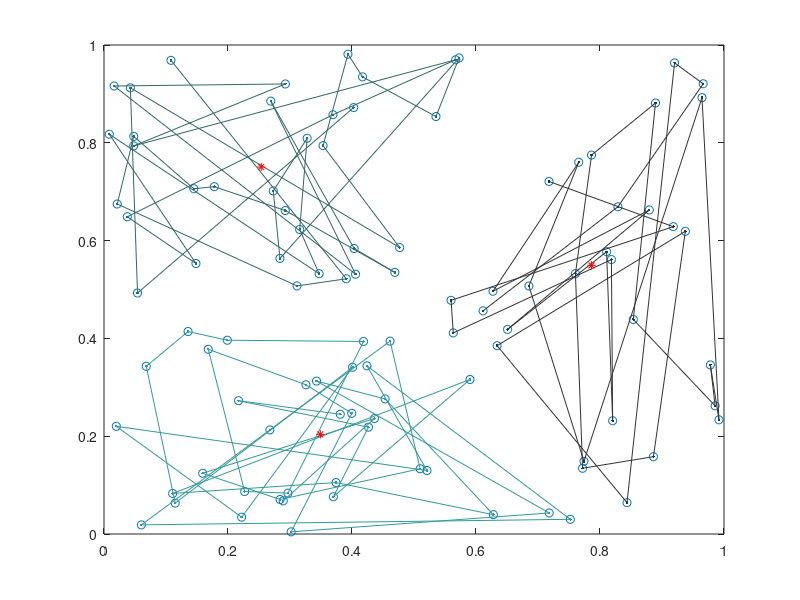

This chart was generated by the following MATLAB code:
clear,clc,close all;
tic;
% 2 dimension
% data = rand(100,2);
load('data1.mat','data');
[dataNum,dataDim] = size(data);

centerNum = 3;
% options = [2;	             % exponent for the partition matrix U
%     200;	                 % max. number of iteration
%     1e-5;	                 % min. amount of improvement
%     1];	                     % info display during iteration
% [center,U,obj_fcn] = fcm(data,centerNum,options);
[center,U,obj_fcn] = fcm(data,centerNum);
plot(data(:,1), data(:,2),'o');
hold on;

% Find the data points with highest grade of membership in each cluster
maxU = max(U);
index = cell(centerNum);
for i =1 : centerNum
    indTmp = find(U(i,:) == maxU);
    index(i) = {indTmp};
    colorRGB = [1 i i] .* 0.2;                 % ensure colorRGB less than [1 1 1]
    line(data(index{i},1),data(index{i},2),'marker', '.','color', colorRGB);
end

% Plot the cluster centers
plot(center(:,1),center(:,2),'*','color','r')
hold off;

toc